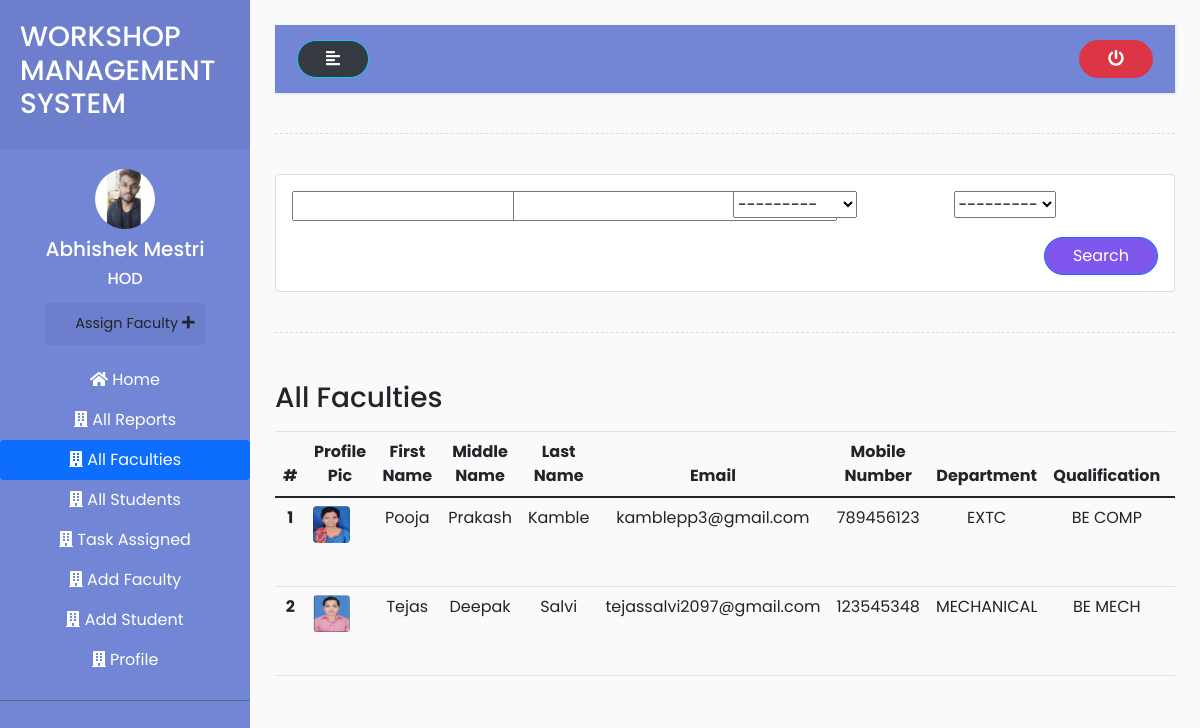
Page /hod/faculties/ (signed in) on the committed database.
### accounts/models.py (models this page shows, shortened)
class User(AbstractUser):
    is_hod = models.BooleanField(default=False)
    is_faculty = models.BooleanField(default=False)
    is_student = models.BooleanField(default=False)

class HOD(models.Model):
    user = models.OneToOneField(User, on_delete = models.CASCADE, primary_key = True)
    middle_name = models.CharField (max_length=50)
    phone_number = models.CharField(max_length=20)
    profile_pic = models.ImageField( upload_to='HOD/profile_pic/')
    address = models.CharField(max_length=200)
    gender = (
        ('Male','Male'),
        ('Female','Female')
    )
    sex = models.CharField(choices=gender, max_length=50)
    branches =  (
        ('COMPUTER','COMPUTER'),
        ('EXTC','EXTC'),
        ('MECHANICAL','MECHANICAL'),
        ('AUTOMOBILE','AUTOMOBILE')
    )
    branch = models.CharField( choices = branches, max_length=50)
    joined_at = models.DateField( auto_now=False,null=True,blank=True)
    qualification = models.CharField( max_length=500)
    class Meta:
        verbose_name_plural = 'HODs'

class Faculty(models.Model):
    user = models.OneToOneField(User, on_delete = models.CASCADE, primary_key = True)
    middle_name = models.CharField (max_length=50)
    phone_number = models.CharField(max_length=20)
    profile_pic = models.ImageField( upload_to='Faculty/profile_pic/')
    address = models.CharField(max_length=200)
    gender = (
        ('Male','Male'),
        ('Female','Female')
    )
    sex = models.CharField(choices=gender, max_length=50)
    branches =  (
        ('COMPUTER','COMPUTER'),
        ('EXTC','EXTC'),
        ('MECHANICAL','MECHANICAL'),
        ('AUTOMOBILE','AUTOMOBILE')
    )
    branch = models.CharField( choices = branches, max_length=50)
    joined_at = models.DateField( auto_now=False ,null=True)
    qualification = models.CharField( max_length=500)
    class Meta:
        verbose_name_plural = 'Faculties'

### accounts/views.py (the view)
# urls.py: path('hod/faculties/',views.faculties,name="faculties"),
@login_required(login_url='login')
def faculties(request):
    faculties = Faculty.objects.all()
    filter = FacultyFilter(request.GET, queryset=Faculty.objects.all())
    faculties = filter.qs
    context = {
    'faculties' : faculties,
    'filter':filter
    }
    return render(request,'../templates/hod/faculties.html',context)

### accounts/templates/hod/faculties.html (shortened to what this page needs)
{% extends 'base.html' %}
{% load static %}
{% load bootstrap %}
{% block content %}
<div class="wrapper">
  <nav id="sidebar">
    <div class="sidebar-header">
      <h3>WORKSHOP MANAGEMENT SYSTEM</h3>
    </div>
    <ul class="list-unstyled components">
      <div class="d-flex flex-column justify-content-center text-center ">
        {% if request.user.hod.profile_pic %}
        <a href="{% url 'profile' %}">
          <img src="{{request.user.hod.profile_pic.url}}" class="img-fluid rounded-circle mx-auto mb-2" width="60px"
            alt="">
        </a> {% else %}
        <img src="{% static 'img/profile.png' %}" class="img-fluid rounded-circle mx-auto mb-2" width="60px" alt="">
        {% endif %}
        <h5>{{request.user.first_name}} {{request.user.last_name}}</h5>
        <h6>HOD</h6>
        <ul class="list-unstyled ">
          <li>
            <button type="button" class="btn">
              <a href="{% url 'assign_task' %}">Assign Faculty
                <i class="fas fa-plus"></i>
              </a>
            </button>
          </li>
        </ul>
      </div>
      <div class="nav flex-column nav-pills text-center mt-2" aria-orientation="vertical">
        <a class="nav-link" href="{% url 'hod_home' %}"><i class="fas fa-home"></i> Home</a>
        <a class="nav-link" href="{% url 'all_reports' %}"><i class="fas fa-building"></i> All
          Reports</a>
        <a class="nav-link active " href="{% url 'faculties' %}"><i class="fas fa-building"></i> All Faculties</a>
        <a class="nav-link " href="{% url 'students' %}"><i class="fas fa-building"></i> All Students</a>
        <a class="nav-link " href="{% url 'task_assigned' %}"><i class="fas fa-building"></i> Task Assigned</a>
        <a class="nav-link " href="{% url 'add_faculty' %}"><i class="fas fa-building"></i> Add Faculty</a>
        <a class="nav-link " href="{% url 'add_student' %}"><i class="fas fa-building"></i> Add Student</a>
        <a class="nav-link " href="{% url 'profile' %}"><i class="fas fa-building"></i> Profile</a>
      </div>
    </ul>
  </nav>
  <div id="content">
    <nav class="navbar navbar-expand-lg " style="background-color: #7386D5;">
      <div class="container-fluid">
        <button type="button" id="sidebarCollapse" class="btn text-light bg-dark btn-info">
          <i class="fas fa-align-left"></i>
        </button>
        <a href="{% url 'logout' %}">
          <button type="button" class="btn btn-danger">
            <i class="fas fa-power-off"></i>
          </button>
        </a>
      </div>
    </nav>
    <div class="line"></div>
    <div class="row">
      <div class="col">
        <div class="card card-body">
          <form method="GET" class="row g-3">
            <div class="col-sm-3">
              {{filter.form.middle_name|bootstrap}}
            </div>
            <div class="col-sm-3">
              {{filter.form.qualification|bootstrap}}
            </div>
            <div class="col-sm-3">
              {{filter.form.branch|bootstrap}}
            </div>
            <div class="col-sm-3">
              {{filter.form.sex|bootstrap}}
            </div>
            <div class="col-sm-12">
              <button type="submit" class=" float-right btn btn-primary">Search</button>
            </div>
          </form>
        </div>
      </div>
    </div>
    <div class="line"></div>
    <div class="row">
      <div class="col-md-12">
        <div class="d-flex justify-content-between py-2">
          <h3>All Faculties</h3>
        </div>
        {% if faculties %}
        <div class="table-responsive">
          <table class="table">
            <thead class="text-center">
              <tr>
                <th scope="col">#</th>
                <th scope="col">Profile Pic</th>
                <th scope="col">First Name</th>
                <th scope="col">Middle Name</th>
                <th scope="col">Last Name</th>
                <th scope="col">Email</th>
                <th scope="col">Mobile Number</th>
                <th scope="col">Department</th>
                <th scope="col">Qualification</th>
                <th scope="col">Joined At</th>
              </tr>
            </thead>
            <tbody class="text-center">
              {% for faculty in faculties %}
              <tr>
                <th scope="row"> {{forloop.counter}} </th>
                <td><img src="{{faculty.profile_pic.url}}" alt="pp" width="37" height="37" class="rounded mr-3"
                    loading="lazy">
                </td>
                <td>{{faculty.user.first_name}}</td>
                <td>{{faculty.middle_name}}</td>
                <td>{{faculty.user.last_name}}</td>
                <td>{{faculty.user.email}}</td>
                <td>{{faculty.phone_number}}</td>
                <td>{{faculty.branch}}</td>
                <td>{{faculty.qualification}}</td>
                <td>{{faculty.joined_at}}</td>
              </tr>
              {% endfor %}
            </tbody>
          </table>
        </div>
        {% else %}
                <h2 class="text-center my-5">Faculties Not Found !</h2>
        {% endif %}
      </div>
    </div>
  </div>
</div>
{% endblock content %}

### accounts/static/css/style2.css (style rules this page uses)
body { font-family: 'Poppins', sans-serif; background: #fafafa; }
a, a:hover, a:focus { color: inherit; text-decoration: none; transition: all 0.3s; }
.navbar { padding: 15px 10px; background: #fff; border: none; border-radius: 0; margin-bottom: 40px; box-shadow: 1px 1px 3px rgba(0, 0, 0, 0.1); }
.line { width: 100%; height: 1px; border-bottom: 1px dashed #ddd; margin: 40px 0; }
.wrapper { display: flex; width: 100%; }
#sidebar { width: 250px; position: fixed; top: 0; left: 0; height: 100vh; z-index: 999; background: #7386D5; color: #fff; transition: all 0.3s; }
#sidebar .sidebar-header { padding: 20px; background: #6d7fcc; }
#sidebar ul.components { padding: 20px 0; border-bottom: 1px solid #47748b; }
#sidebar ul li a { padding: 10px; font-size: 1.1em; display: block; }
ul ul a { font-size: 0.9em !important; padding-left: 30px !important; background: #6d7fcc; }
#content { width: calc(100% - 250px); padding: 25px; min-height: 100vh; transition: all 0.3s; position: absolute; top: 0; right: 0; }

### rows in the picture
User: user.hod.profile_pic (picture), user.first_name "Abhishek", user.last_name "Mestri"
Faculty: profile_pic (picture), user.first_name "Pooja", middle_name "Prakash", user.last_name "Kamble", user.email "kamblepp3@gmail.com", phone_number "789456123", branch "EXTC", qualification "BE COMP"
Faculty: profile_pic (picture), user.first_name "Tejas", middle_name "Deepak", user.last_name "Salvi", user.email "tejassalvi2097@gmail.com", phone_number "123545348", branch "MECHANICAL", qualification "BE MECH"
